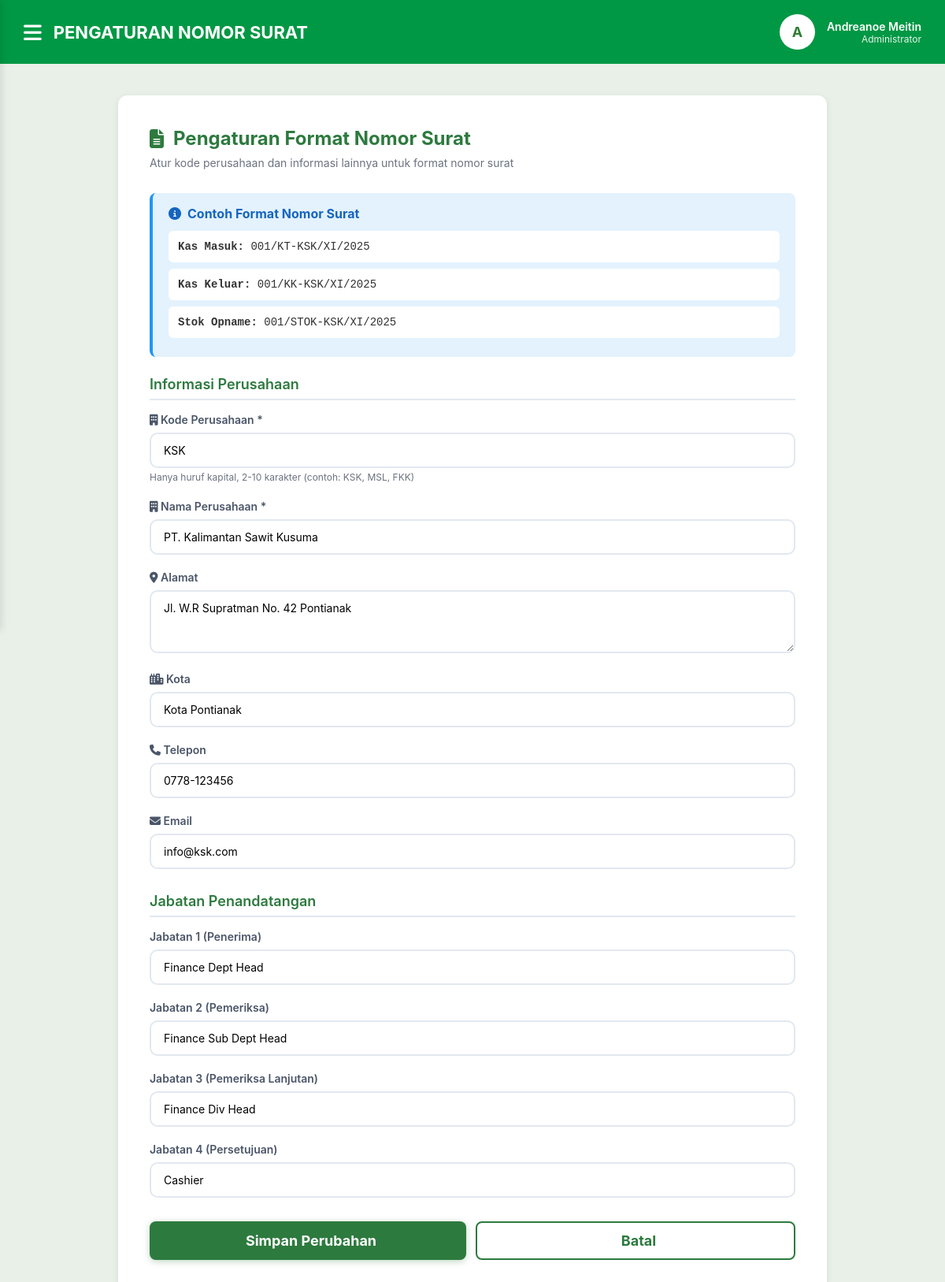
The page /setting_nomor.php (signed in) on the database its author committed.
### tables this page shows
CREATE TABLE `users` (
  `id` int(11) NOT NULL,
  `username` varchar(50) NOT NULL,
  `password` varchar(255) NOT NULL,
  `nama_lengkap` varchar(100) NOT NULL,
  `role` enum('Kasir','Administrator') NOT NULL,
  `created_at` timestamp NOT NULL DEFAULT current_timestamp()
);

CREATE TABLE `konfigurasi` (
  `id` int(11) NOT NULL,
  `nama_perusahaan` varchar(200) DEFAULT 'PT. MITRA SAUDARA LESTARI - MSL',
  `kode_perusahaan` varchar(10) DEFAULT 'KSK',
  `alamat` text DEFAULT 'Jl. W.R Supratman No. 42 Pontianak, Kalimantan Barat 78122',
  `kota` varchar(100) DEFAULT 'Sungai Buluh',
  `telepon` varchar(20) DEFAULT '0778-123456',
  `email` varchar(100) DEFAULT 'info@msl.com',
  `ttd_jabatan_1` varchar(100) DEFAULT 'Finance Dept Head',
  `ttd_jabatan_2` varchar(100) DEFAULT 'Finance Sub Dept Head',
  `ttd_jabatan_3` varchar(100) DEFAULT 'Finance Div Head',
  `ttd_jabatan_4` varchar(100) DEFAULT 'Cashier',
  `updated_at` timestamp NOT NULL DEFAULT current_timestamp() ON UPDATE current_timestamp()
);

### config/conn_db.php (called while the page is built, shortened)
<?php
$servername = "localhost";
$username = "root";
$password = "";
$dbname = "cashier";
try {
    $conn = new mysqli($servername, $username, $password, $dbname);
    $conn->set_charset("utf8mb4");
} catch (Exception $e) {
    die("Connection failed: " . $e->getMessage());
}
function get_user_role($user_id) {
    global $conn;
    $stmt = $conn->prepare("SELECT role FROM users WHERE id = ? LIMIT 1");
    $stmt->bind_param("i", $user_id);
    $stmt->execute();
    $result = $stmt->get_result();
    $user = $result->fetch_assoc();
    return $user['role'] ?? 'Kasir';
}
?>

### setting_nomor.php (the view, shortened to what this page needs)
<?php
require_once 'config/conn_db.php';
$user_id = $_SESSION['user_id'];
$nama_lengkap = $_SESSION['nama_lengkap'];
$role = get_user_role($user_id);
$query = "SELECT * FROM konfigurasi LIMIT 1";
$result = mysqli_query($conn, $query);
$config = mysqli_fetch_assoc($result);
$kode = $config['kode_perusahaan'] ?? 'KSK';
$tahun = date('Y');
$bulan_romawi = ['', 'I', 'II', 'III', 'IV', 'V', 'VI', 'VII', 'VIII', 'IX', 'X', 'XI', 'XII'];
$bulan = date('n');
$contoh_kas_masuk = sprintf('001/KT-%s/%s/%04d', $kode, $bulan_romawi[$bulan], $tahun);
$contoh_kas_keluar = sprintf('001/KK-%s/%s/%04d', $kode, $bulan_romawi[$bulan], $tahun);
$contoh_stok_opname = sprintf('001/STOK-%s/%s/%04d', $kode, $bulan_romawi[$bulan], $tahun);
?>
<!DOCTYPE html>
<html lang="id">
<head>
    <link rel="stylesheet" href="https://cdnjs.cloudflare.com/ajax/libs/font-awesome/6.4.0/css/all.min.css">
</head>
<body>
    <div class="main-wrapper">
        <div class="header">
            <div class="header-left">
                <i class="fas fa-bars menu-burger" id="menuBurger"></i>
                <h1>PENGATURAN NOMOR SURAT</h1>
            </div>
            <div class="user-info">
                <div class="user-avatar"><?php echo strtoupper(substr($nama_lengkap, 0, 1)); ?></div>
                <div class="user-details">
                    <div class="user-name"><?php echo htmlspecialchars($nama_lengkap); ?></div>
                    <div class="user-role"><?php echo htmlspecialchars(ucfirst($role)); ?></div>
                </div>
            </div>
        </div>
        <div class="content-wrapper">
            <div class="container">
                <div class="page-header">
                    <h2>
                        <i class="fas fa-file-alt"></i>
                        Pengaturan Format Nomor Surat
                    </h2>
                    <p>Atur kode perusahaan dan informasi lainnya untuk format nomor surat</p>
                </div>
                <div class="info-box">
                    <h3><i class="fas fa-info-circle"></i> Contoh Format Nomor Surat</h3>
                    <div class="example">
                        <strong>Kas Masuk:</strong> <?php echo $contoh_kas_masuk; ?>
                    </div>
                    <div class="example">
                        <strong>Kas Keluar:</strong> <?php echo $contoh_kas_keluar; ?>
                    </div>
                    <div class="example">
                        <strong>Stok Opname:</strong> <?php echo $contoh_stok_opname; ?>
                    </div>
                </div>
                <form method="POST" action="">
                    <div class="form-section">
                        <h3>Informasi Perusahaan</h3>
                        <div class="form-group">
                            <label><i class="fas fa-building"></i> Kode Perusahaan *</label>
                            <input type="text" name="kode_perusahaan"
                                   value="<?php echo htmlspecialchars($config['kode_perusahaan'] ?? 'KSK'); ?>"
                                   required maxlength="10" pattern="[A-Z]{2,10}"
                                   style="text-transform: uppercase;">
                            <span class="help-text">Hanya huruf kapital, 2-10 karakter (contoh: KSK, MSL, FKK)</span>
                        </div>
                        <div class="form-group">
                            <label><i class="fas fa-building"></i> Nama Perusahaan *</label>
                            <input type="text" name="nama_perusahaan"
                                   value="<?php echo htmlspecialchars($config['nama_perusahaan'] ?? ''); ?>"
                                   required>
                        </div>
                        <div class="form-group">
                            <label><i class="fas fa-map-marker-alt"></i> Alamat</label>
                            <textarea name="alamat"><?php echo htmlspecialchars($config['alamat'] ?? ''); ?></textarea>
                        </div>
                        <div class="form-group">
                            <label><i class="fas fa-city"></i> Kota</label>
                            <input type="text" name="kota"
                                   value="<?php echo htmlspecialchars($config['kota'] ?? ''); ?>">
                        </div>
                        <div class="form-group">
                            <label><i class="fas fa-phone"></i> Telepon</label>
                            <input type="text" name="telepon"
                                   value="<?php echo htmlspecialchars($config['telepon'] ?? ''); ?>">
                        </div>
                        <div class="form-group">
                            <label><i class="fas fa-envelope"></i> Email</label>
                            <input type="email" name="email"
                                   value="<?php echo htmlspecialchars($config['email'] ?? ''); ?>">
                        </div>
                    </div>
                    <div class="form-section">
                        <h3>Jabatan Penandatangan</h3>
                        <div class="form-group">
                            <label>Jabatan 1 (Penerima)</label>
                            <input type="text" name="ttd_jabatan_1"
                                   value="<?php echo htmlspecialchars($config['ttd_jabatan_1'] ?? 'Finance Dept Head'); ?>">
                        </div>
                        <div class="form-group">
                            <label>Jabatan 2 (Pemeriksa)</label>
                            <input type="text" name="ttd_jabatan_2"
                                   value="<?php echo htmlspecialchars($config['ttd_jabatan_2'] ?? 'Finance Sub Dept Head'); ?>">
                        </div>
                        <div class="form-group">
                            <label>Jabatan 3 (Pemeriksa Lanjutan)</label>
                            <input type="text" name="ttd_jabatan_3"
                                   value="<?php echo htmlspecialchars($config['ttd_jabatan_3'] ?? 'Finance Div Head'); ?>">
                        </div>
                        <div class="form-group">
                            <label>Jabatan 4 (Persetujuan)</label>
                            <input type="text" name="ttd_jabatan_4"
                                   value="<?php echo htmlspecialchars($config['ttd_jabatan_4'] ?? 'Cashier'); ?>">
                        </div>
                    </div>
                    <div class="button-group">
                        <button type="submit" name="update_config" class="btn btn-primary">
                            Simpan Perubahan
                        </button>
                        <a href="dashboard.php" class="btn btn-secondary">
                            Batal
                        </a>
                    </div>
                </form>
            </div>
        </div>
    </div>
</body>
</html>

### setting_nomor.php (style rules this page uses)
* { margin: 0; padding: 0; box-sizing: border-box; }
body { font-family: 'Inter', sans-serif; background: #e8f0e8; min-height: 100vh; display: flex; }
.main-wrapper { flex: 1; display: flex; flex-direction: column; width: 100%; }
.header { background-color: #009844; color: white; padding: 18px 30px; display: flex; justify-content: space-between; align-items: center; }
.header-left { display: flex; align-items: center; gap: 15px; }
.menu-burger { font-size: 26px; cursor: pointer; transition: transform 0.3s ease; }
.header h1 { font-size: 22px; font-weight: bold; }
.user-info { display: flex; align-items: center; gap: 15px; }
.user-avatar { width: 45px; height: 45px; background: white; border-radius: 50%; display: flex; align-items: center; justify-content: center; font-weight: bold; color: #2e7d32; font-size: 18px; }
.user-details { text-align: right; }
.user-name { font-weight: 600; font-size: 14px; }
.user-role { font-size: 12px; opacity: 0.9; }
.content-wrapper { flex: 1; display: flex; flex-direction: column; padding: 40px; }
.container { max-width: 900px; margin: 0 auto; background: white; padding: 40px; border-radius: 12px; box-shadow: 0 2px 8px rgba(0,0,0,0.08); width: 100%; }
.page-header { margin-bottom: 30px; }
.page-header h2 { color: #2d7a3e; font-size: 24px; font-weight: 700; margin-bottom: 8px; display: flex; align-items: center; gap: 12px; }
.page-header p { color: #6b7280; font-size: 14px; }
.info-box { background: #e3f2fd; border-left: 4px solid #2196f3; padding: 16px 20px; border-radius: 8px; margin-bottom: 24px; }
.info-box h3 { color: #1565c0; font-size: 16px; margin-bottom: 12px; display: flex; align-items: center; gap: 8px; }
.info-box .example { background: white; padding: 12px; border-radius: 6px; margin: 8px 0; font-family: 'Courier New', monospace; font-size: 14px; color: #333; }
.form-section { margin-bottom: 30px; }
.form-section h3 { color: #2d7a3e; font-size: 18px; font-weight: 600; margin-bottom: 16px; padding-bottom: 8px; border-bottom: 2px solid #e2e8f0; }
.form-group { margin-bottom: 20px; }
.form-group label { display: block; color: #4a5568; font-weight: 600; margin-bottom: 8px; font-size: 14px; }
.form-group input, .form-group textarea { width: 100%; padding: 12px 16px; border: 2px solid #e2e8f0; border-radius: 10px; font-size: 14px; transition: all 0.3s ease; font-family: 'Inter', sans-serif; }
.form-group textarea { resize: vertical; min-height: 80px; }
.form-group .help-text { font-size: 12px; color: #6b7280; margin-top: 4px; }
.button-group { display: flex; gap: 12px; margin-top: 30px; }
.btn { padding: 12px 24px; border-radius: 8px; cursor: pointer; border: none; font-size: 18px; font-weight: 650; transition: all 0.3s ease; display: inline-flex; align-items: center; justify-content: center; gap: 8px; text-decoration: none; font-family: 'Inter', sans-serif; flex: 1; }
.btn-primary { background: #2d7a3e; color: white; box-shadow: 0 2px 8px rgba(45, 122, 62, 0.3); }
.btn-secondary { background: white; border: 2px solid #2d7a3e; color: #2d7a3e; }

### rows shown on the page
users: role "Administrator"
konfigurasi: kode_perusahaan "KSK", nama_perusahaan "PT. Kalimantan Sawit Kusuma", alamat "Jl. W.R Supratman No. 42 Pontianak", kota "Kota Pontianak", telepon "0778-123456", email "info@ksk.com", ttd_jabatan_1 "Finance Dept Head", ttd_jabatan_2 "Finance Sub Dept Head", ttd_jabatan_3 "Finance Div Head", ttd_jabatan_4 "Cashier"

### other values the page prints
substr($nama_lengkap, 0, 1) "A"
$nama_lengkap "Andreanoe Meitin"
